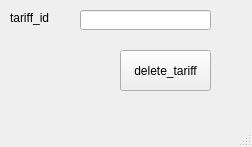
<?xml version="1.0" encoding="UTF-8"?>
<ui version="4.0">
 <class>delete_tariff_window</class>
 <widget class="QMainWindow" name="delete_tariff_window">
  <property name="geometry">
   <rect>
    <x>0</x>
    <y>0</y>
    <width>252</width>
    <height>147</height>
   </rect>
  </property>
  <property name="windowTitle">
   <string>MainWindow</string>
  </property>
  <widget class="QWidget" name="centralwidget">
   <widget class="QPushButton" name="delete_tariff_button">
    <property name="geometry">
     <rect>
      <x>120</x>
      <y>50</y>
      <width>91</width>
      <height>41</height>
     </rect>
    </property>
    <property name="text">
     <string>delete_tariff</string>
    </property>
   </widget>
   <widget class="QLabel" name="label_7">
    <property name="geometry">
     <rect>
      <x>10</x>
      <y>10</y>
      <width>61</width>
      <height>16</height>
     </rect>
    </property>
    <property name="text">
     <string>tariff_id</string>
    </property>
   </widget>
   <widget class="QLineEdit" name="lineEdit_tariff_id">
    <property name="geometry">
     <rect>
      <x>80</x>
      <y>10</y>
      <width>131</width>
      <height>20</height>
     </rect>
    </property>
   </widget>
  </widget>
  <widget class="QMenuBar" name="menubar">
   <property name="geometry">
    <rect>
     <x>0</x>
     <y>0</y>
     <width>252</width>
     <height>21</height>
    </rect>
   </property>
  </widget>
  <widget class="QStatusBar" name="statusbar"/>
 </widget>
 <resources/>
 <connections/>
</ui>
